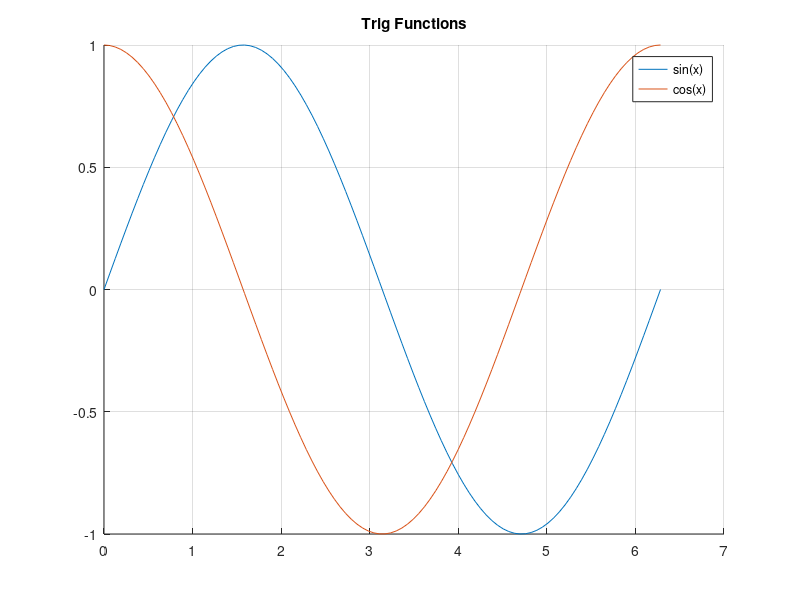

Recreate this plot in MATLAB.
% Multiple Curves — Plot sin & cos together
% Use hold on to overlay two curves on the same axes.
% Pull toolbox functions (signal, stats, graphics, io) into scope so we
% can call them by short name (fft, butter, plot, std, ...). Without this,
% we'd need fully qualified names like signal.transforms.fft(...).


clear
close all

x = linspace(0, 2*pi, 100);
figure
hold on
plot(x, sin(x))
plot(x, cos(x))
hold off
title('Trig Functions')
legend('sin(x)', 'cos(x)')
grid on
